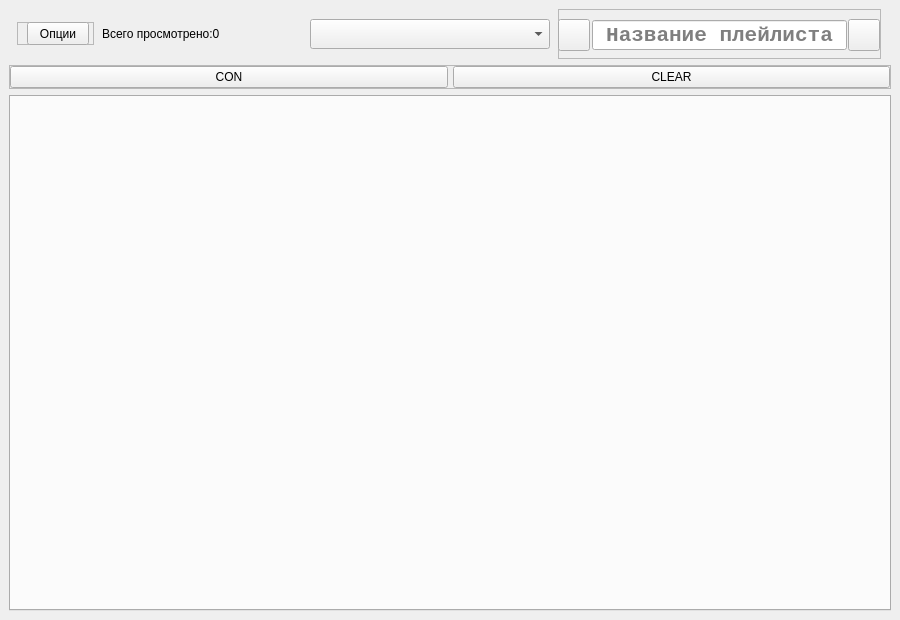
<?xml version="1.0" encoding="UTF-8"?>
<ui version="4.0">
 <class>MainWindow</class>
 <widget class="QMainWindow" name="MainWindow">
  <property name="geometry">
   <rect>
    <x>0</x>
    <y>0</y>
    <width>900</width>
    <height>620</height>
   </rect>
  </property>
  <property name="minimumSize">
   <size>
    <width>900</width>
    <height>345</height>
   </size>
  </property>
  <property name="windowTitle">
   <string>PlayListStore 4.0 alpha</string>
  </property>
  <property name="windowIcon">
   <iconset>
    <normaloff>../../../DATA/ICO/pl3.ico</normaloff>../../../DATA/ICO/pl3.ico</iconset>
  </property>
  <property name="styleSheet">
   <string notr="true"/>
  </property>
  <widget class="QWidget" name="centralwidget">
   <layout class="QVBoxLayout" name="verticalLayout">
    <item>
     <widget class="QFrame" name="mainBar">
      <property name="minimumSize">
       <size>
        <width>0</width>
        <height>50</height>
       </size>
      </property>
      <property name="layoutDirection">
       <enum>Qt::LeftToRight</enum>
      </property>
      <layout class="QGridLayout" name="gridLayout">
       <property name="leftMargin">
        <number>0</number>
       </property>
       <property name="topMargin">
        <number>0</number>
       </property>
       <property name="rightMargin">
        <number>0</number>
       </property>
       <property name="bottomMargin">
        <number>0</number>
       </property>
       <property name="spacing">
        <number>0</number>
       </property>
       <item row="0" column="4">
        <widget class="QComboBox" name="pList">
         <property name="minimumSize">
          <size>
           <width>100</width>
           <height>0</height>
          </size>
         </property>
         <property name="maximumSize">
          <size>
           <width>240</width>
           <height>30</height>
          </size>
         </property>
         <property name="font">
          <font>
           <family>Consolas</family>
           <pointsize>16</pointsize>
           <weight>75</weight>
           <bold>true</bold>
          </font>
         </property>
         <property name="focusPolicy">
          <enum>Qt::NoFocus</enum>
         </property>
        </widget>
       </item>
       <item row="0" column="1">
        <widget class="QFrame" name="frame_2">
         <property name="maximumSize">
          <size>
           <width>77</width>
           <height>23</height>
          </size>
         </property>
         <property name="frameShape">
          <enum>QFrame::StyledPanel</enum>
         </property>
         <property name="frameShadow">
          <enum>QFrame::Raised</enum>
         </property>
         <widget class="QPushButton" name="options">
          <property name="geometry">
           <rect>
            <x>10</x>
            <y>0</y>
            <width>62</width>
            <height>23</height>
           </rect>
          </property>
          <property name="text">
           <string>Опции</string>
          </property>
         </widget>
        </widget>
       </item>
       <item row="0" column="2">
        <widget class="QLabel" name="viewed_count">
         <property name="maximumSize">
          <size>
           <width>200</width>
           <height>16777215</height>
          </size>
         </property>
         <property name="text">
          <string>Всего просмотрено:0</string>
         </property>
        </widget>
       </item>
       <item row="0" column="6">
        <widget class="QFrame" name="frame">
         <property name="minimumSize">
          <size>
           <width>0</width>
           <height>50</height>
          </size>
         </property>
         <property name="maximumSize">
          <size>
           <width>323</width>
           <height>16777215</height>
          </size>
         </property>
         <property name="frameShape">
          <enum>QFrame::StyledPanel</enum>
         </property>
         <property name="frameShadow">
          <enum>QFrame::Raised</enum>
         </property>
         <widget class="QToolButton" name="addP">
          <property name="geometry">
           <rect>
            <x>290</x>
            <y>10</y>
            <width>32</width>
            <height>32</height>
           </rect>
          </property>
          <property name="focusPolicy">
           <enum>Qt::NoFocus</enum>
          </property>
          <property name="toolTip">
           <string>&lt;html&gt;&lt;head/&gt;&lt;body&gt;&lt;p&gt;&lt;span style=&quot; font-size:11pt; font-weight:600; color:#000000;white-space: nowrap;&quot;&gt;Создать новый плейлист&lt;/span&gt;&lt;/p&gt;&lt;/body&gt;&lt;/html&gt;</string>
          </property>
          <property name="statusTip">
           <string>Создать плейлист</string>
          </property>
          <property name="text">
           <string/>
          </property>
          <property name="icon">
           <iconset>
            <normaloff>../Icons/addP.png</normaloff>../Icons/addP.png</iconset>
          </property>
          <property name="iconSize">
           <size>
            <width>32</width>
            <height>32</height>
           </size>
          </property>
         </widget>
         <widget class="QLineEdit" name="pName">
          <property name="enabled">
           <bool>true</bool>
          </property>
          <property name="geometry">
           <rect>
            <x>34</x>
            <y>11</y>
            <width>255</width>
            <height>30</height>
           </rect>
          </property>
          <property name="font">
           <font>
            <family>Consolas</family>
            <pointsize>16</pointsize>
            <weight>75</weight>
            <bold>true</bold>
           </font>
          </property>
          <property name="toolTip">
           <string>&lt;html&gt;&lt;head/&gt;&lt;body&gt;&lt;p&gt;&lt;br/&gt;&lt;/p&gt;&lt;/body&gt;&lt;/html&gt;</string>
          </property>
          <property name="statusTip">
           <string>Alo</string>
          </property>
          <property name="whatsThis">
           <string>Aloha</string>
          </property>
          <property name="inputMask">
           <string/>
          </property>
          <property name="text">
           <string/>
          </property>
          <property name="echoMode">
           <enum>QLineEdit::Normal</enum>
          </property>
          <property name="alignment">
           <set>Qt::AlignCenter</set>
          </property>
          <property name="placeholderText">
           <string>Название плейлиста</string>
          </property>
          <property name="clearButtonEnabled">
           <bool>false</bool>
          </property>
         </widget>
         <widget class="QToolButton" name="closePName">
          <property name="geometry">
           <rect>
            <x>0</x>
            <y>10</y>
            <width>32</width>
            <height>32</height>
           </rect>
          </property>
          <property name="minimumSize">
           <size>
            <width>30</width>
            <height>30</height>
           </size>
          </property>
          <property name="focusPolicy">
           <enum>Qt::NoFocus</enum>
          </property>
          <property name="text">
           <string/>
          </property>
          <property name="icon">
           <iconset>
            <normaloff>../Icons/close.png</normaloff>../Icons/close.png</iconset>
          </property>
          <property name="iconSize">
           <size>
            <width>28</width>
            <height>28</height>
           </size>
          </property>
         </widget>
        </widget>
       </item>
      </layout>
     </widget>
    </item>
    <item>
     <widget class="QFrame" name="options_frame">
      <property name="frameShape">
       <enum>QFrame::StyledPanel</enum>
      </property>
      <property name="frameShadow">
       <enum>QFrame::Raised</enum>
      </property>
      <layout class="QHBoxLayout" name="horizontalLayout">
       <property name="spacing">
        <number>5</number>
       </property>
       <property name="leftMargin">
        <number>0</number>
       </property>
       <property name="topMargin">
        <number>0</number>
       </property>
       <property name="rightMargin">
        <number>0</number>
       </property>
       <property name="bottomMargin">
        <number>0</number>
       </property>
       <item>
        <widget class="QPushButton" name="con_list">
         <property name="text">
          <string>CON</string>
         </property>
        </widget>
       </item>
       <item>
        <widget class="QPushButton" name="adv">
         <property name="focusPolicy">
          <enum>Qt::NoFocus</enum>
         </property>
         <property name="text">
          <string>CLEAR</string>
         </property>
        </widget>
       </item>
      </layout>
     </widget>
    </item>
    <item>
     <widget class="QTabWidget" name="tabWidget">
      <property name="focusPolicy">
       <enum>Qt::NoFocus</enum>
      </property>
      <property name="usesScrollButtons">
       <bool>false</bool>
      </property>
      <property name="tabsClosable">
       <bool>false</bool>
      </property>
      <property name="movable">
       <bool>false</bool>
      </property>
     </widget>
    </item>
   </layout>
  </widget>
 </widget>
 <tabstops>
  <tabstop>pName</tabstop>
  <tabstop>addP</tabstop>
  <tabstop>closePName</tabstop>
  <tabstop>adv</tabstop>
  <tabstop>tabWidget</tabstop>
 </tabstops>
 <resources/>
 <connections/>
</ui>
